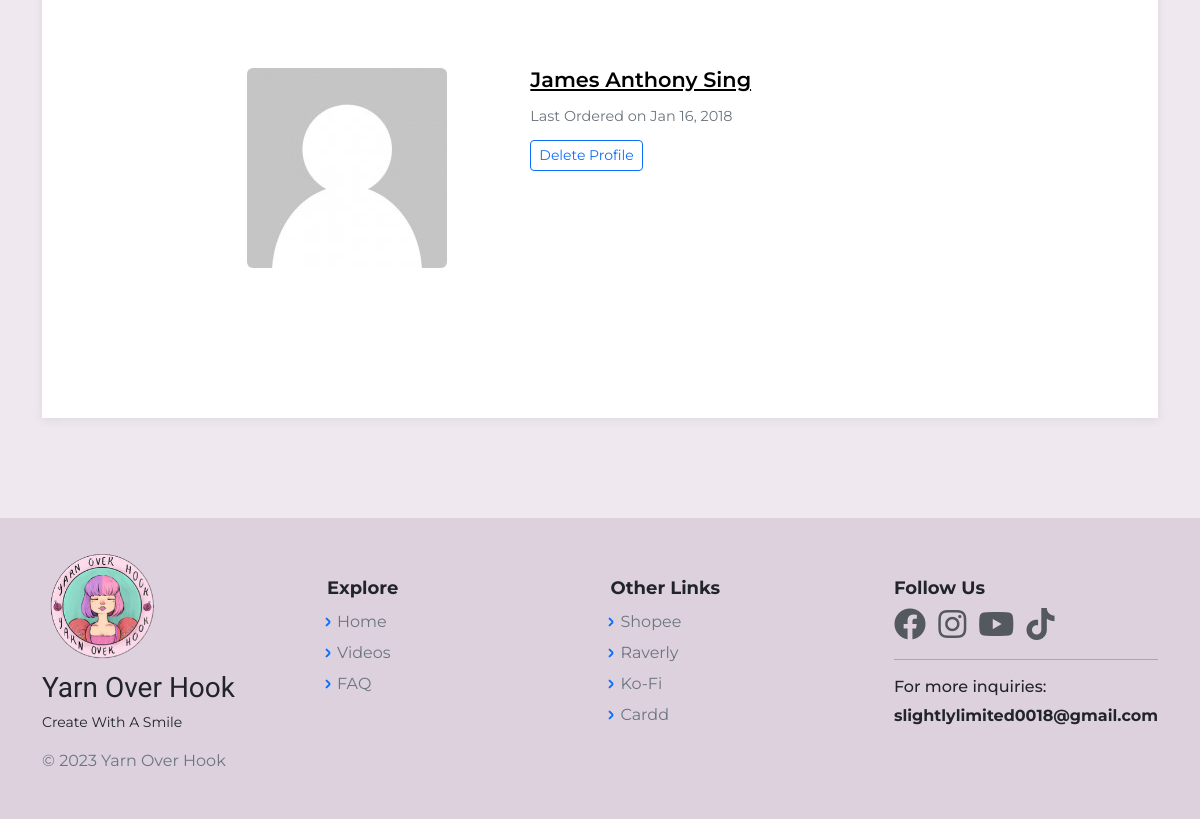
Page /CustomerProfileListAdmin.php (signed in, lower part) on the earlier database version.
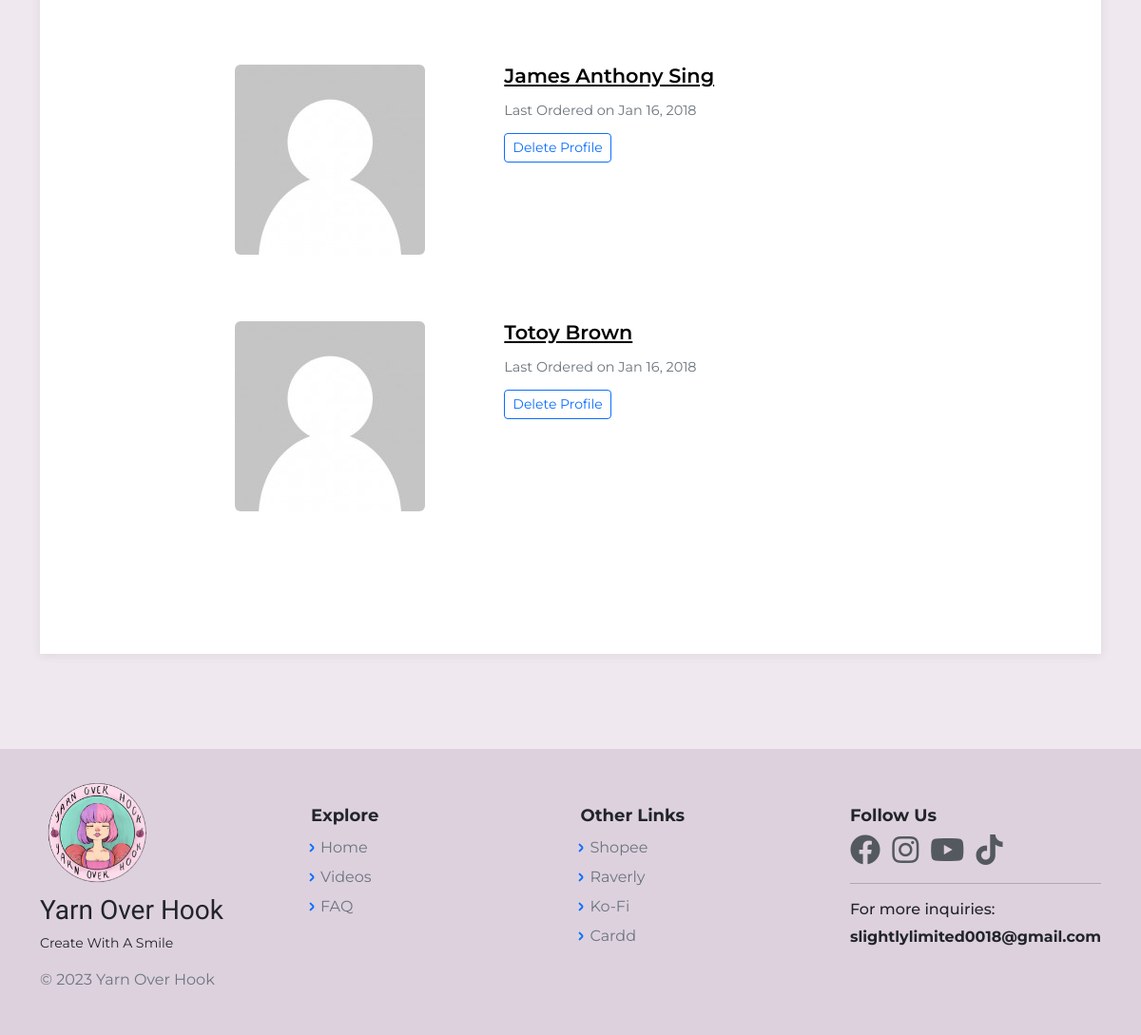
Same page on the later database version.
### tables this page shows
CREATE TABLE `cust_profile` (
  `id` bigint(20) NOT NULL,
  `c_id` bigint(12) NOT NULL,
  `c_name` varchar(60) NOT NULL,
  `c_avatar` varchar(255) NOT NULL,
  `c_label` varchar(255) NOT NULL,
  `email` varchar(60) NOT NULL,
  `region` varchar(60) NOT NULL,
  `city` varchar(60) NOT NULL,
  `street` varchar(60) NOT NULL,
  `barangay` varchar(60) NOT NULL,
  `phone_no` varchar(20) NOT NULL,
  `zip_code` int(12) NOT NULL,
  `unit_no` int(11) NOT NULL,
  `date` timestamp NOT NULL DEFAULT current_timestamp() ON UPDATE current_timestamp(),
  `address` varchar(150) NOT NULL,
  `login_id` bigint(12) NOT NULL,
  `unique_id` int(5) NOT NULL DEFAULT 1
);

### CustomerProfileListAdmin.php (the view, shortened to what this page needs)
<?php
    include("includes/dbh.inc.php");
    require 'layouts/Header.php';
    $sql = "SELECT * FROM cust_profile ORDER BY id";
	$result = mysqli_query($con, $sql);
	$profiles = mysqli_fetch_all($result, MYSQLI_ASSOC);
?>
<body class="d-flex flex-column min-vh-100">
    <main class="page blog-post-list">
        <section class="clean-block clean-blog-list dark" style="background-color:#efe9ef;">
        <div class="container">
                <div class="block-content">
                <?php foreach($profiles as $profile): ?>
                    <div class="clean-blog-post">
                        <div class="row">
                            <div class="col-lg-5">
                                <img class="rounded img-fluid" src="assets/img/avatars/nopic1.jpg" style="margin-left:125px;">
                            </div>
                            <div class="col-lg-7">
                                <h3><a href="ProfileAccntViewAdmin.php?id=<?php echo $profile['id']; ?>" style="color:black;"><?php echo $profile['c_name']; ?></a></h3>
                                <div class="info">
                                    <span class="text-muted">Last Ordered on Jan 16, 2018&nbsp;</span>
                                </div>
                                <button class="btn btn-outline-primary btn-sm" type="button">Delete Profile</button>
                            </div>
                        </div>
                    </div>
                <?php endforeach; ?>
                </div>
            </div>
        </section>
    </main>
<?php require 'layouts/Footer.php';?>

Differences in the rows shown:
added cust_profile: c_name "Totoy Brown"
